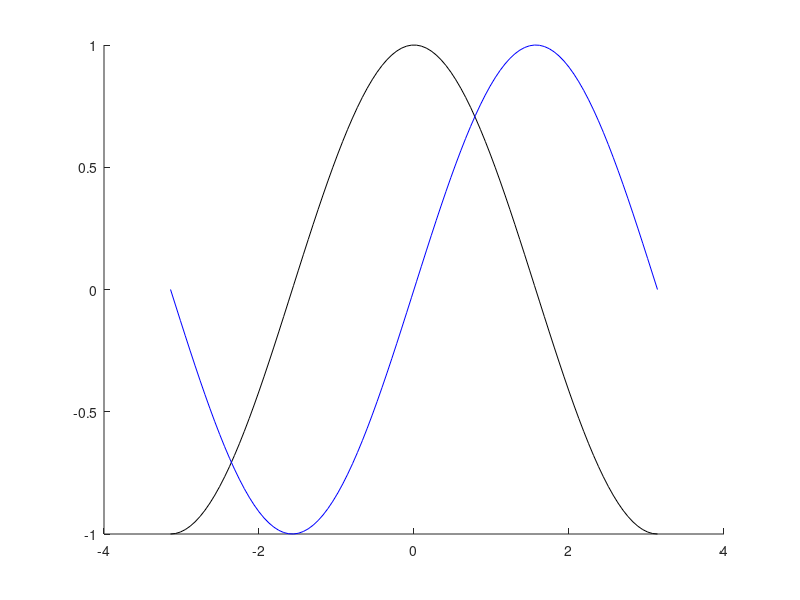

Reproduce this figure in MATLAB.
clc;
clf;
clear all
x=linspace(-pi,pi);
% x=4
% y=zeros(1,10);
y=0;

hold on
for n=1:20
   c=(-1)^(n+1);
   y=((c*(x.^(2*n-1)))/factorial(2*n-1))+y;

end
y;
x1=cos(x);
plot(x,x1,'k');
plot(x,y,'b');

